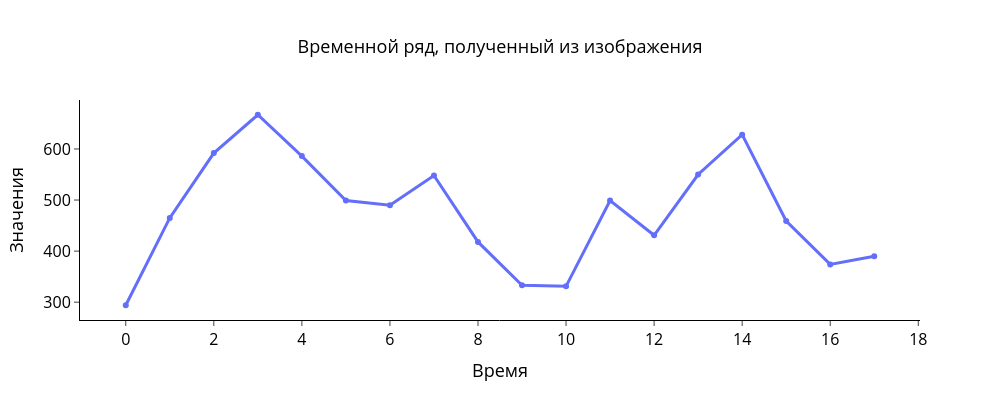

Here is the notebook cell this chart was saved with:
### Markdown cell above
За конвертацию изображения во временной ряд с помощью описанного выше метода отвечает функция `image2ts()` из модуля *image_converter.py*. Прежде чем исходное изображение будет преобразовано во временной ряд, сначала оно должно пройти этап предварительной обработки. Предварительная обработка включает в себя следующие шаги:

<center><img src="https://github.com/mzym/TimeSeriesCourse/blob/main/practice/01%20Basics/img/image_preprocessing.png?raw=true" width="1000"></center>

Предобработка изображения в `image2ts()` осуществляется с помощью функции `_img_preprocess()`. Реализуйте в данной функции все представленные на диаграмме шаги предварительной обработки средствами библиотеки *cv2*. Промежуточные результаты должны совпадать с представленными на диаграмме.

Далее выполните конвертацию изображения во временной ряд, передав в функцию `image2ts()` следующие заданные вами аргументы:
*   исходное загруженное изображение;
*   шаг угла поворота;
*   параметр, определяющий нужно или нет визуализировать изображение с выделенными на нем контуром, центром масс и лучами, проведенными из центра.

Визуализируйте полученный временной ряд.

### Code cell
angle_step = 20
visualize = True

ts = image2ts(img, angle_step, visualize)
plot_ts(np.array([ts]), "Временной ряд, полученный из изображения")

### Figure 1 — Plotly figure (JSON) as saved in the notebook; plotly's stock layout.template omitted (floating-point values rounded to 4 significant figures)
{"data": [{"line": {"width": 3}, "name": "Временной ряд 0", "type": "scatter", "x": [0, 1, 2, 3, 4, 5, 6, 7, 8, 9, 10, 11, 12, 13, 14, 15, 16, 17], "y": [294.0, 465.0, 592.0, 667.0, 586.0, 499.0, 490.0, 548.0, 418.0, 333.0, 331.0, 499.0, 431.0, 550.0, 628.0, 459.0, 374.0, 390.0]}], "layout": {"height": 400, "legend": {"font": {"color": "black", "size": 16}}, "paper_bgcolor": "white", "plot_bgcolor": "white", "title": {"font": {"color": "black", "size": 18}, "text": "Временной ряд, полученный из изображения", "x": 0.5, "xanchor": "center", "y": 0.9, "yanchor": "top"}, "width": 1000, "xaxis": {"linecolor": "#000", "linewidth": 1, "showgrid": false, "tickfont": {"color": "black", "size": 16}, "ticks": "outside", "tickwidth": 1, "title": {"font": {"color": "black", "size": 18}, "text": "Время"}}, "yaxis": {"linecolor": "#000", "linewidth": 1, "showgrid": false, "tickfont": {"color": "black", "size": 16}, "ticks": "outside", "tickwidth": 1, "title": {"font": {"color": "black", "size": 18}, "text": "Значения"}, "zeroline": false}}}
